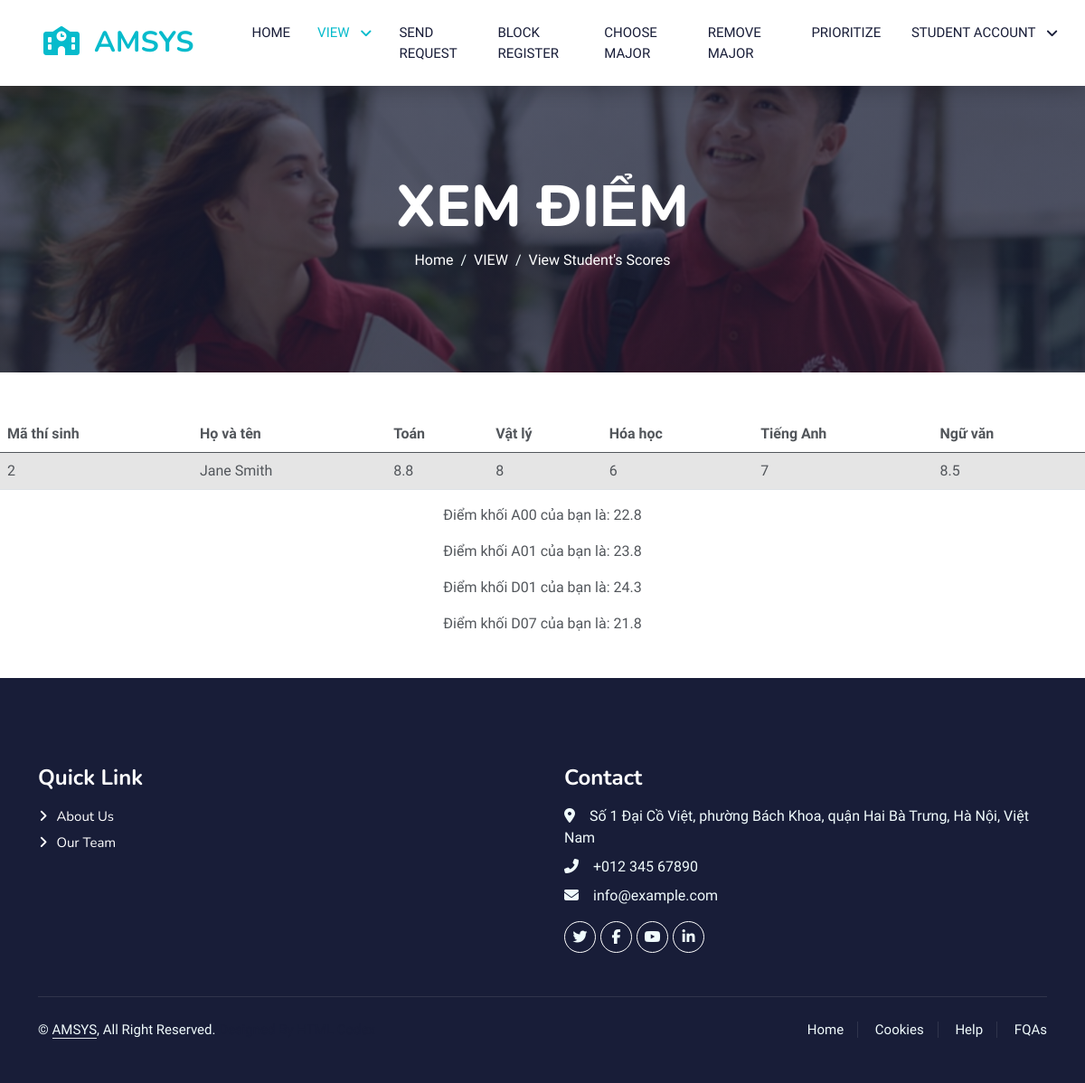
The app's page /xemdiem.php (signed in) with its own data.
### tables this page shows
CREATE TABLE Results (
  result_id INT PRIMARY KEY,
  result_student_id INT,
  result_exam_id INT,
  result_score FLOAT,
  FOREIGN KEY (result_student_id) REFERENCES Students(student_id),
  FOREIGN KEY (result_exam_id) REFERENCES Exams(exam_id)
);

CREATE TABLE Students (
  student_id INT PRIMARY KEY,
  student_name VARCHAR(50),
  student_email VARCHAR(100),
  student_date_of_birth DATE,
  student_gender ENUM('Male', 'Female'),
  student_address VARCHAR(100),
  student_password VARCHAR(50) NOT NULL,
  message TEXT
);

### xemdiem.php (the view, shortened to what this page needs)
<!DOCTYPE html>
<html lang="en">
<head>
    <link href="https://cdnjs.cloudflare.com/ajax/libs/font-awesome/5.10.0/css/all.min.css" rel="stylesheet">
    <link href="https://cdn.jsdelivr.net/npm/bootstrap-icons@1.4.1/font/bootstrap-icons.css" rel="stylesheet">
    <link href="lib/animate/animate.min.css" rel="stylesheet">
    <link href="lib/owlcarousel/assets/owl.carousel.min.css" rel="stylesheet">
    <link href="css/bootstrap.min.css" rel="stylesheet">
    <link href="./css/style.css" rel="stylesheet">
</head>
<body>
    <nav class="navbar navbar-expand-lg bg-white navbar-light shadow sticky-top p-0">
        <a href="home.html" class="navbar-brand d-flex align-items-center px-4 px-lg-5">
            <h2 class="m-0 text-primary"><i class="fa-solid fa-school me-3"></i>AMSYS</h2>
        </a>
        <div class="collapse navbar-collapse" id="navbarCollapse">
            <div class="navbar-nav ms-auto p-4 p-lg-0">
                <a href="home.html" class="nav-item nav-link">Home</a>
                <div class="nav-item dropdown">
                    <a href="#" class="nav-link dropdown-toggle active" data-bs-toggle="dropdown">
                      VIEW
                    </a>
                </div>
                <a href="guiyeucau.php" class="nav-item nav-link">SEND REQUEST</a>
                <a href="./dangkykhoi.php" class="nav-item nav-link">Block Register</a>
                <a href="./luachonnganh.php" class="nav-item nav-link">Choose Major</a>
                <a href="./xoanganh.php" class="nav-item nav-link">Remove Major</a>
                <a href="./xepnguyenvong.php" class="nav-item nav-link">Prioritize</a>
                <div class="nav-item dropdown">
                    <a href="#" class="nav-link dropdown-toggle" data-bs-toggle="dropdown">
                      STUDENT ACCOUNT
                    </a>
                </div>
            </div>
        </div>
    </nav>
    <div class="container-fluid bg-primary py-5 mb-5 page-header">
        <div class="container py-5">
            <div class="row justify-content-center">
                <div class="col-lg-10 text-center">
                    <h1 class="display-3 text-white animated slideInDown">XEM ĐIỂM</h1>
                    <nav aria-label="breadcrumb">
                        <ol class="breadcrumb justify-content-center">
                            <li class="breadcrumb-item"><a class="text-white" href="#">Home</a></li>
                            <li class="breadcrumb-item"><a class="text-white" href="#">VIEW</a></li>
                            <li class="breadcrumb-item text-white active" aria-current="page">View Student's Scores</li>
                        </ol>
                    </nav>
                </div>
            </div>
        </div>
    </div>
    <?php
$db_server= "localhost";
$db_user="root";
$db_pass="";
$db_name="dbtest1";
$conn = mysqli_connect($db_server,$db_user,$db_pass,$db_name);
$user_id2 = $_SESSION['user_id'];
$student_id = $user_id2;
$sql = "SELECT students.student_id, students.student_name, results.result_score, exams.exam_name
        FROM Results
        INNER JOIN Exams ON results.result_exam_id = exams.exam_id
        INNER JOIN Students ON results.result_student_id = students.student_id
        WHERE results.result_student_id = $student_id";
$result = mysqli_query($conn, $sql);
if (mysqli_num_rows($result) > 0) {
    $scores = array();
    $isFirstRow = true;
    echo "<table class='table'>";
    echo "<thead>";
    echo "<tr>";
    echo "<th scope='col'>Mã thí sinh</th>";
    echo "<th scope='col'>Họ và tên</th>";
    echo "<th scope='col'>Toán</th>";
    echo "<th scope='col'>Vật lý</th>";
    echo "<th scope='col'>Hóa học</th>";
    echo "<th scope='col'>Tiếng Anh</th>";
    echo "<th scope='col'>Ngữ văn</th>";
    echo "</tr>";
    echo "</thead>";
    echo "<tbody>";
    echo "<tr class='table-active'>";
    while ($row = mysqli_fetch_assoc($result)) {
        if ($isFirstRow) {
            echo "<td>";
            echo $row['student_id'];
            echo "</td>";
            echo "<td>";
            echo $row['student_name'];
            echo "</td>";
            $isFirstRow = false;
        }
        echo "<td>";
        echo $row['result_score'];
        echo "</td>";
        $scores[$row['exam_name']] = $row['result_score'];
    }
    echo "</tr>";
    echo "</tbody>";
    echo "</table>";
    $diem_theo_khoi = array(
        'A00' => array('Math', 'Physics', 'Chemistry'),
        'A01' => array('Math', 'Physics', 'English'),
        'D01' => array('Literature', 'Math', 'English'),
        'D07' => array('Math', 'Chemistry', 'English')
    );
    foreach ($diem_theo_khoi as $khoi => $subjects) {
        $total_score = 0;
        foreach ($subjects as $subject) {
            if (isset($scores[$subject])) {
                $total_score += $scores[$subject];
            }
        }
        $block_score = number_format($total_score, 1);
        echo "<p style='text-align:center'>Điểm khối $khoi của bạn là: $block_score</p>";
    }
} else {
    echo '<script>alert("Không tìm thấy thông tin điểm.")</script>';
}
?>
    <div class="container-fluid bg-dark text-light footer pt-5 mt-5 wow fadeIn" data-wow-delay="0.1s">
        <div class="container py-5">
            <div class="row g-5">
                <div class="col-lg-6 col-md-6">
                    <h4 class="text-white mb-3">Quick Link</h4>
                    <a class="btn btn-link" href="">About Us</a>
                    <a class="btn btn-link" href="">Our Team</a>
                </div>
                <div class="col-lg-6 col-md-6">
                    <h4 class="text-white mb-3">Contact</h4>
                    <p class="mb-2"><i class="fa fa-map-marker-alt me-3"></i>Số 1 Đại Cồ Việt, phường Bách Khoa, quận Hai Bà Trưng, Hà Nội, Việt Nam</p>
                    <p class="mb-2"><i class="fa fa-phone-alt me-3"></i>+012 345 67890</p>
                    <p class="mb-2"><i class="fa fa-envelope me-3"></i>info@example.com</p>
                    <div class="d-flex pt-2">
                        <a class="btn btn-outline-light btn-social" href=""><i class="fab fa-twitter"></i></a>
                        <a class="btn btn-outline-light btn-social" href=""><i class="fab fa-facebook-f"></i></a>
                        <a class="btn btn-outline-light btn-social" href=""><i class="fab fa-youtube"></i></a>
                        <a class="btn btn-outline-light btn-social" href=""><i class="fab fa-linkedin-in"></i></a>
                    </div>
                </div>
            </div>
        </div>
        <div class="container">
            <div class="copyright">
                <div class="row">
                    <div class="col-md-6 text-center text-md-start mb-3 mb-md-0">
                        &copy; <a class="border-bottom" href="#">AMSYS</a>, All Right Reserved.
                        <span style="color: #181d38;"></a>Designed By HTML Codex</span><br><br>
                    </div>
                    <div class="col-md-6 text-center text-md-end">
                        <div class="footer-menu">
                            <a href="">Home</a>
                            <a href="">Cookies</a>
                            <a href="">Help</a>
                            <a href="">FQAs</a>
                        </div>
                    </div>
                </div>
            </div>
        </div>
    </div>
</body>
</html>

### css/style.css (style rules this page uses)
:root { --primary: #06BBCC; --light: #F0FBFC; --dark: #181d38; }
.btn { font-family: 'Nunito', sans-serif; font-weight: 600; transition: .5s; }
.navbar .dropdown-toggle::after { border: none; content: "\f107"; font-family: "Font Awesome 5 Free"; font-weight: 900; vertical-align: middle; margin-left: 8px; }
.navbar-light .navbar-nav .nav-link { margin-right: 30px; padding: 25px 0; color: #FFFFFF; font-size: 15px; text-transform: uppercase; outline: none; }
.navbar-light .navbar-nav .nav-link:hover, .navbar-light .navbar-nav .nav-link.active { color: var(--primary); }
.navbar-light .navbar-brand, .navbar-light a.btn { height: 75px; }
.navbar-light .navbar-nav .nav-link { color: var(--dark); font-weight: 500; }
.navbar-light.sticky-top { top: -100px; transition: .5s; }
.page-header { background: linear-gradient(rgba(24, 29, 56, .7), rgba(24, 29, 56, .7)), url(../img/xxw-dsc9346-agej.jpg); background-position: center center; background-repeat: no-repeat; background-size: cover; }
.breadcrumb-item + .breadcrumb-item::before { color: var(--light); }
.footer .btn.btn-social { margin-right: 5px; width: 35px; height: 35px; display: flex; align-items: center; justify-content: center; color: var(--light); font-weight: normal; border: 1px solid #FFFFFF; border-radius: 35px; transition: .3s; }
.footer .btn.btn-link { display: block; margin-bottom: 5px; padding: 0; text-align: left; color: #FFFFFF; font-size: 15px; font-weight: normal; text-transform: capitalize; transition: .3s; }
.footer .btn.btn-link::before { position: relative; content: "\f105"; font-family: "Font Awesome 5 Free"; font-weight: 900; margin-right: 10px; }
.footer .copyright { padding: 25px 0; font-size: 15px; border-top: 1px solid rgba(256, 256, 256, .1); }
.footer .copyright a { color: var(--light); }
.footer .footer-menu a { margin-right: 15px; padding-right: 15px; border-right: 1px solid rgba(255, 255, 255, .1); }
.footer .footer-menu a:last-child { margin-right: 0; padding-right: 0; border-right: none; }
*,:after,:before { box-sizing:border-box }
a { color:inherit;text-decoration:none }

### records on screen
results: result_student.student_id "2", result_student.student_name "Jane Smith", result_score "8.8"
results: result_score "8"
results: result_score "6"
results: result_score "7"
results: result_score "8.5"

### other values on screen
$khoi "A00"
$block_score "22.8"
$khoi "A01"
$block_score "23.8"
$khoi "D01"
$block_score "24.3"
$khoi "D07"
$block_score "21.8"
